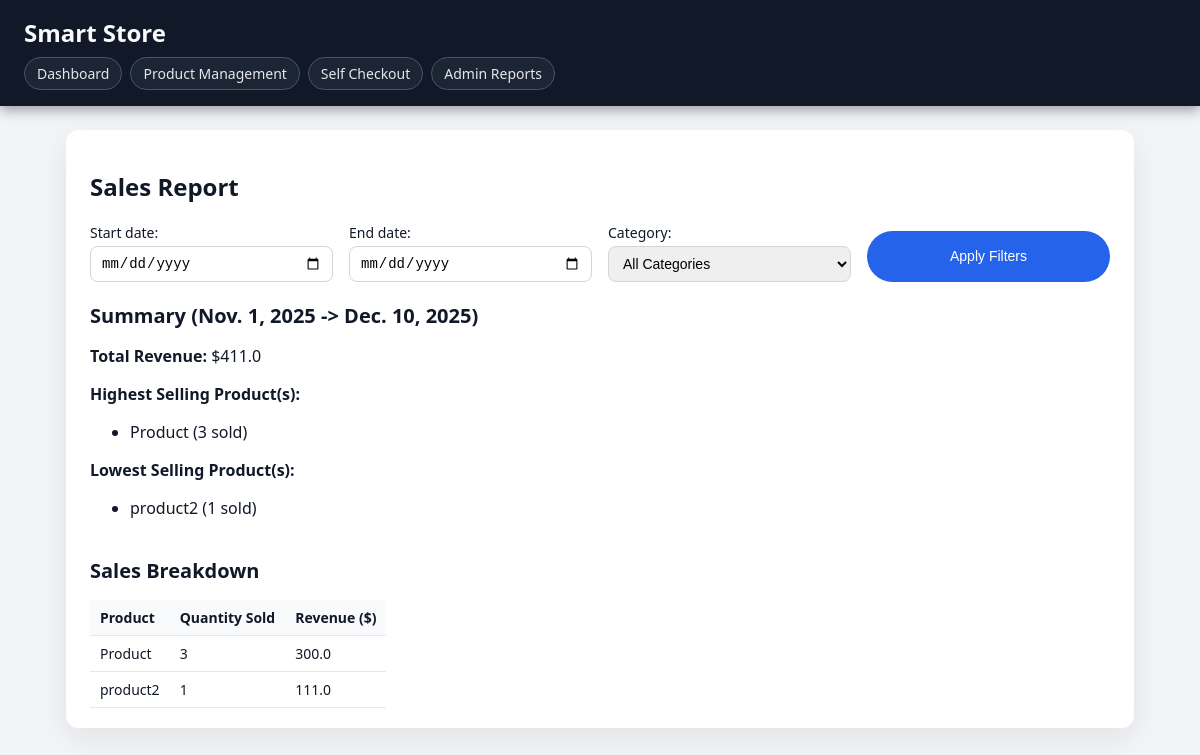
The app's page /sales-report/, older data.
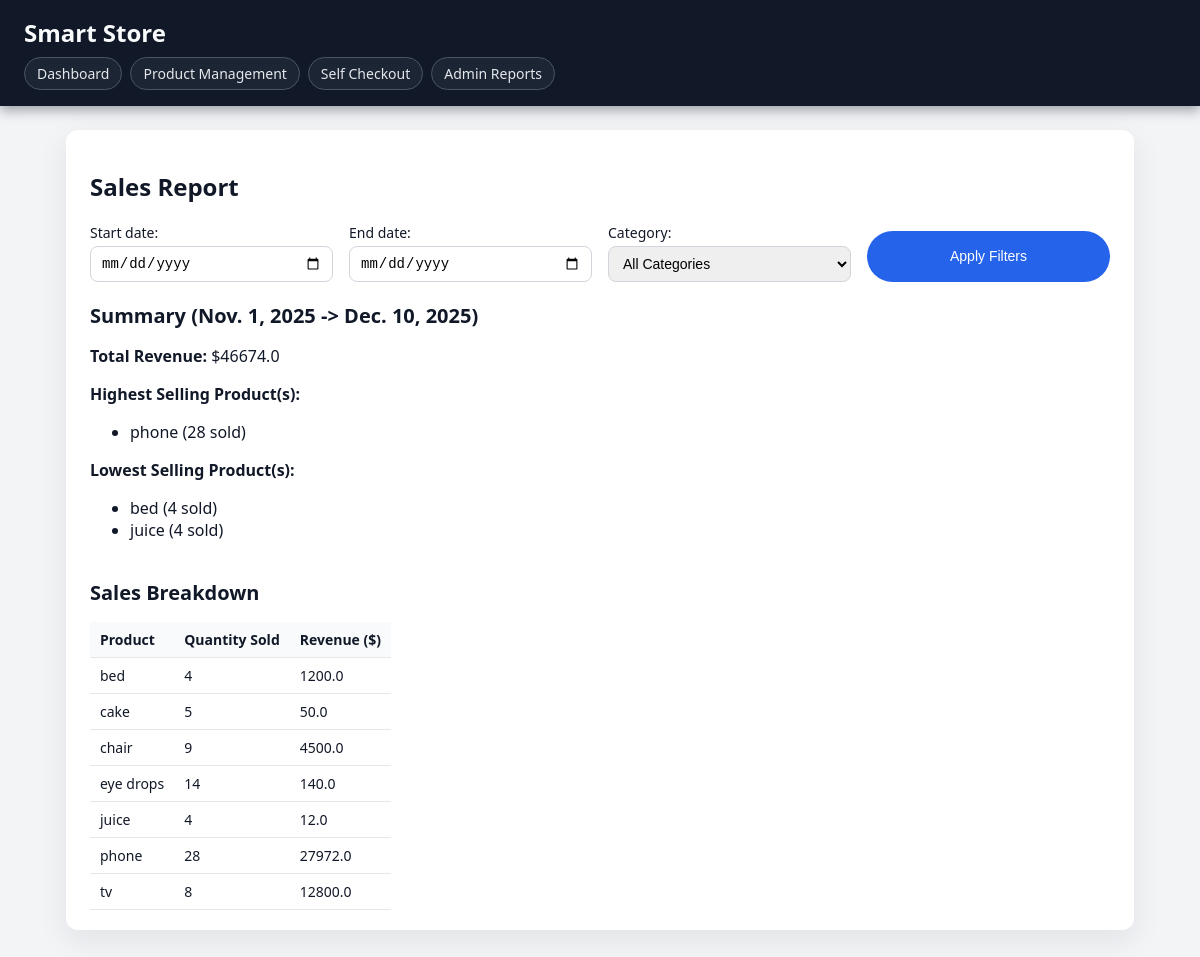
The same page, newer data.
### phase3/models.py (models this page shows, shortened)
class Products(models.Model):
    name = models.CharField(max_length=255)
    category = models.CharField(max_length=100)
    price = models.FloatField()
    epc = models.CharField(max_length=50, unique=True)
    upc = models.CharField(max_length=50, unique=True)
    producer_company = models.CharField(max_length=100)
    image_url = models.CharField()
    stock_quantity = models.IntegerField(default=0)
    expiry_date = models.DateField()

### phase3/views.py (the view)
# urls.py: path('sales-report/', views.sales_report, name='sales_report'),
def sales_report(request):
    form = SalesReportsFiltersForm(request.GET or None)
    start_date = form["start_date"].value() or "2025-11-01"
    end_date = form["end_date"].value() or str(date.today())
    category = form["category"].value() or ""
    products = Products.objects.all()
    highest_selling = None
    lowest_selling = None
    date_filter = {}
    start_date = date.fromisoformat(start_date)
    end_date = date.fromisoformat(end_date)
    if category:
        products = products.filter(category=category)
    date_filter = {
        "receipts_products__receipt_id__time__date__gte":start_date,
        "receipts_products__receipt_id__time__date__lte":end_date
    }
    products_with_sales = products.annotate(
        quantity_sold=Coalesce(
            Sum("receipts_products__product_quantity", filter=Q(**date_filter)),
            Value(0)
        ),
        revenue=Coalesce(
            Sum(
                F("receipts_products__product_quantity") * F("price"),
                filter=Q(**date_filter),
            ),
            Value(0.0)
        )
    ).order_by("name")
    total_revenue = sum(p.revenue for p in products_with_sales)
    if (products_with_sales):
        max_quantity = max(p.quantity_sold for p in products_with_sales)
        min_quantity = min(p.quantity_sold for p in products_with_sales)
        highest_selling = [p for p in products_with_sales if p.quantity_sold == max_quantity]
        lowest_selling = [p for p in products_with_sales if p.quantity_sold == min_quantity]
    else:
        highest_selling = []
        lowest_selling = []
        max_quantity = 0
        min_quantity = 0
    context = {
        "form": form,
        "products": products_with_sales,
        "highest_selling": highest_selling,
        "lowest_selling": lowest_selling,
        "highest_quantity": max_quantity,
        "lowest_quantity": min_quantity,
        "total_revenue": total_revenue,
        "start_date": start_date,
        "end_date": end_date
    }
    return render(request, "sales_report.html", context)

### phase3/forms.py
class SalesReportsFiltersForm(forms.Form):
    start_date = forms.DateField(required = False, widget = forms.DateInput(attrs= {"type" : "date"}))
    end_date = forms.DateField(required = False, widget = forms.DateInput(attrs={"type" : "date"}))
    category = forms.ChoiceField(required = False, choices = [("","All Categories")], widget=forms.Select())
    def __init__(self, *args, **kwargs):
        super().__init__(*args, **kwargs)
        categories = Products.objects.values_list("category", flat=True).distinct()
        self.fields["category"].choices += [(c, c) for c in categories]

### phase3/templates/sales_report.html (shortened to what this page needs)
{% extends "base.html" %}
{% block content %}
<section class="card">
    <h1>Sales Report</h1>
<form method="get" style="margin-bottom: 20px;">
    {{ form.as_p }}
    <button type="submit">Apply Filters</button>
</form>
<h2>Summary ({{ start_date }} -> {{ end_date }})</h2>
<p><strong>Total Revenue:</strong> ${{ total_revenue }}</p>
{% if highest_selling %}
        <p><strong>Highest Selling Product(s):</strong></p>
        <ul>
            {% for p in highest_selling %}
                <li>{{ p.name }} ({{ p.quantity_sold }} sold)</li>
            {% endfor %}
        </ul>
    {% endif %}
{% if lowest_selling %}
        <p><strong>Lowest Selling Product(s):</strong></p>
        <ul>
            {% for p in lowest_selling %}
                <li>{{ p.name }} ({{ p.quantity_sold }} sold)</li>
            {% endfor %}
        </ul>
    {% endif %}
<br>
<h2>Sales Breakdown</h2>
<table cellpadding="6">
        <thead>
            <tr>
                <th>Product</th>
                <th>Quantity Sold</th>
                <th>Revenue ($)</th>
            </tr>
        </thead>
        <tbody>
        {% for product in products %}
            <tr>
                <td>{{ product.name }}</td>
                <td>{{ product.quantity_sold }}</td>
                <td>{{ product.revenue }}</td>
            </tr>
        {% empty %}
            <tr>
                <td colspan="3">No products found.</td>
            </tr>
        {% endfor %}
        </tbody>
    </table>
</section>
{% endblock %}

Row changes from the older to the newer data that the page shows:
removed Products: name "Product", quantity_sold "3", revenue "300.0"
removed Products: name "product2", quantity_sold "1", revenue "111.0"
added Products: name "phone", quantity_sold "28", revenue "27972.0"
added Products: name "bed", quantity_sold "4", revenue "1200.0"
added Products: name "juice", quantity_sold "4", revenue "12.0"
added Products: name "cake", quantity_sold "5", revenue "50.0", shown under "Sales Breakdown"
added Products: name "chair", quantity_sold "9", revenue "4500.0", shown under "Sales Breakdown"
added Products: name "eye drops", quantity_sold "14", revenue "140.0", shown under "Sales Breakdown"
added Products: name "tv", quantity_sold "8", revenue "12800.0", shown under "Sales Breakdown"
Text that changed along with them:
{{ total_revenue }}: "411.0" → "46674.0"
